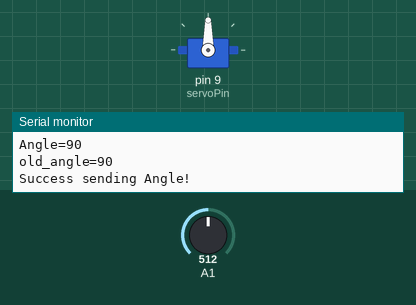
Simulated run of this sketch. Board: Arduino Uno, built with avr-gcc and run on an emulated ATmega328P. Parts: servo, the last lines printed to the serial monitor. Inputs (shaded band) come from the test bench; at power-on: A1 = 512. No radio packets arrive unless stated.

Above: at 3.8 s.
3.9 s: A1 set to 716
At 7.7 s:
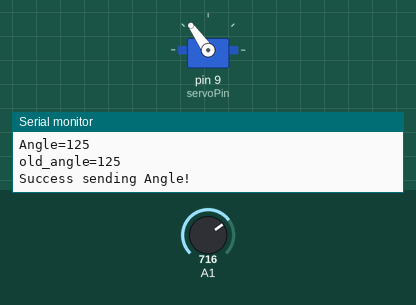
8.2 s: A1 set to 735
At 10.4 s:
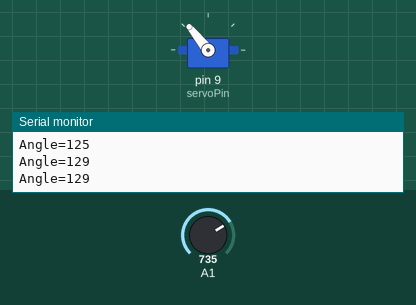
12.5 s: A1 set to 763
At 16.6 s:
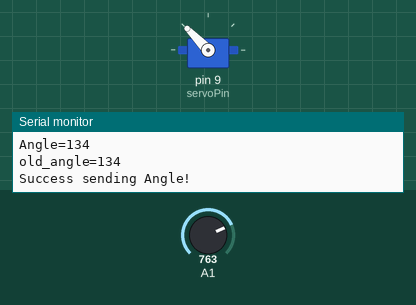
16.8 s: A1 set to 900
At 20.6 s:
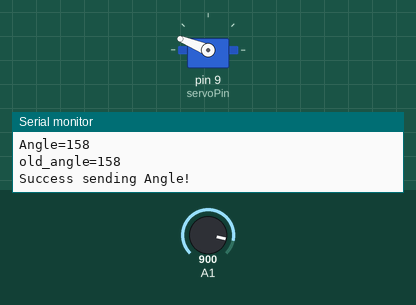
21.1 s: A1 set to 946
At 25.3 s:
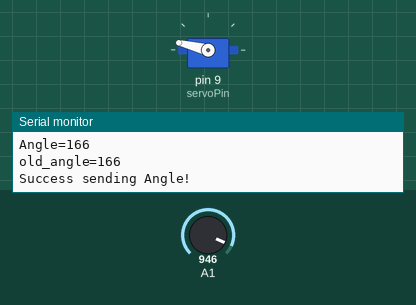
25.4 s: A1 set to 962
29.7 s: A1 set to 992
At 33.6 s:
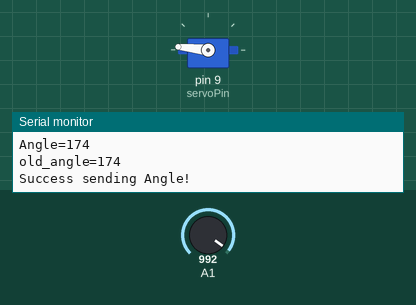
Timing chart, 0 to 35.0 s (numbered marks = the images above; inputs shaded):
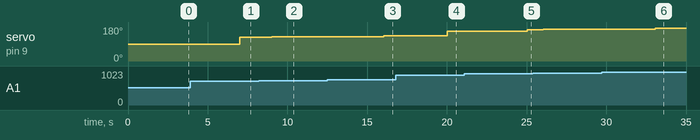

Measured:
- after the input at 3.9 s, servo on pin 9 (servoPin): 90° → 125° after 3.1 s
- after the input at 8.2 s, servo on pin 9 (servoPin): 125° → 129° after 0.82 s
- after the input at 12.5 s, servo on pin 9 (servoPin): 129° → 134° after 3.5 s
- after the input at 16.8 s, servo on pin 9 (servoPin): 134° → 158° after 3.2 s
- after the input at 21.1 s, servo on pin 9 (servoPin): 158° → 166° after 3.9 s
- after the input at 25.4 s, servo on pin 9 (servoPin): 166° → 169° after 0.65 s
- after the input at 29.7 s, servo on pin 9 (servoPin): 169° → 174° after 3.4 s

The sketch:

Nr5_Servo.ino
```cpp
#include <Servo.h>


#include <SPI.h> //Call SPI library so you can communicate with the nRF24L01+
#include <nRF24L01.h> //nRF2401 libarary found at https://github.com/tmrh20/RF24/
#include <RF24.h> //nRF2401 libarary found at https://github.com/tmrh20/RF24/
#include "LowPower.h"
#include <dht.h>
const int pinCE = 7; //This pin is used to set the nRF24 to standby (0) or active mode (1)
const int pinCSN = 8; //This pin is used to tell the nRF24 whether the SPI communication is a command or message to send out

RF24 radio(pinCE, pinCSN); // Create your nRF24 object or wireless SPI connection
#define WHICH_NODE 5    // must be a number from 1 - 6 identifying the PTX node

const uint64_t wAddress[] = {0x7878787878LL, 0xB3B4B5B6F1LL, 0xB3B4B5B6CDLL, 0xB3B4B5B6A3LL, 0xB3B4B5B60FLL, 0xB3B4B5B605LL};
const uint64_t PTXpipe = wAddress[ WHICH_NODE - 1 ];   // Pulls the address from the above array for this node's pipe
byte counter = 1; //used to count the packets sent
bool done = false; //used to know when to stop sending packets

/////////Servo///////////////////////
int servoPin = 9;
int angle;
int old_angle;
Servo Servo1;
////////////////////////////////////

void NRF_transmit_value(char*, int);

void setup()
{
  Serial.begin(115200);   //start serial to communicate process
  Servo1.attach(servoPin);
  pinMode(A1,INPUT);
  radio.begin();            //Start the nRF24 module
  radio.setPALevel(RF24_PA_LOW);  // "short range setting" - increase if you want more range AND have a good power supply
  radio.setRetries(1,5);
  radio.setChannel(108);          // the higher channels tend to be more "open"
  radio.openReadingPipe(0,PTXpipe);  //open reading or receive pipe
  radio.stopListening(); //go into transmit mode
}
void loop()
{

  int adc = analogRead(A1);
  angle = map(adc,0,1023,0,180);
  Serial.print("Angle=");
  Serial.println(angle);
  if( (angle > old_angle+5) || (angle < old_angle-5) ){
    old_angle = angle;
    Serial.print("old_angle=");
    Serial.println(old_angle);
    delay(3000);
    adc = analogRead(A1);
    angle = map(adc,0,1023,0,180);
    NRF_transmit_value(angle);
  }
  Servo1.write(angle);

  delay(1000);
}

void NRF_transmit_value(int angleT)
{
  radio.powerUp();
  delay(5);
  radio.openWritingPipe(PTXpipe);        //open writing or transmit pipe
  if (!radio.write( &angleT, sizeof(angleT) )){  //if the write fails let the user know over serial monitor
     Serial.println("Delivery failed");
  }
  else { //if the write was successful
      Serial.println("Success sending Angle!");
      radio.powerDown();
  }
}
```
